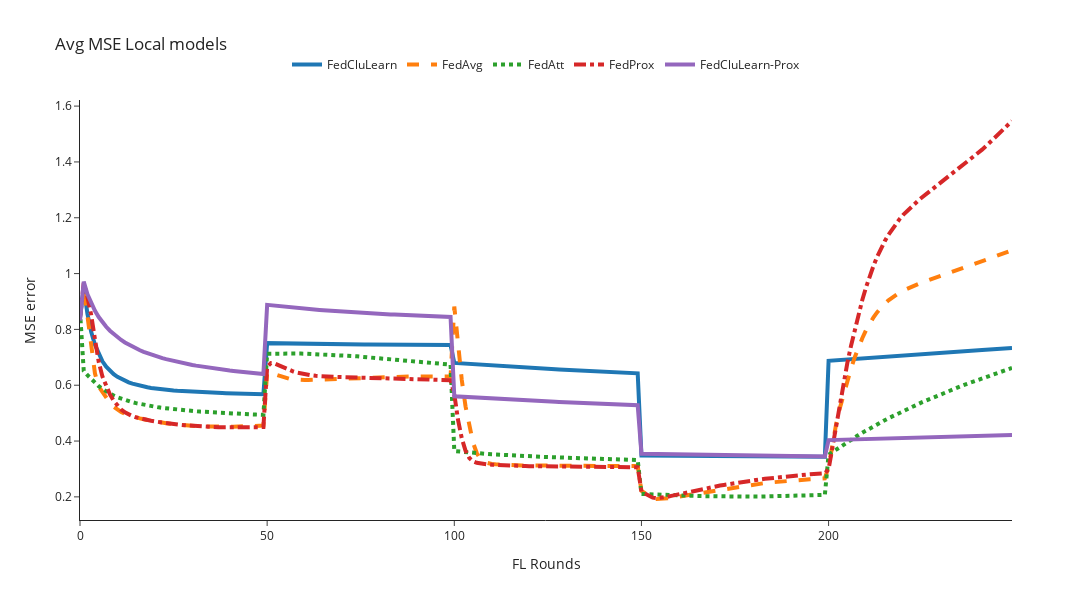

Notebook code cell kept with this figure:
### Code cell
mse_column = 'mse'
n_rounds, y = preprocessing_results(filenames=local_filenames, mse_column=mse_column)
plot_plotly(n_rounds, y, title='Avg MSE Local models', y_axis_title=f'{mse_column.upper()} error', y_axis_max=0.3)

### Figure 1 — Plotly figure (JSON) as saved in the notebook; plotly's stock layout.template omitted (floating-point values rounded to 4 significant figures; data arrays with more than 128 entries replaced by an {"elided": "..."} marker saying what was removed)
{"data": [{"line": {"dash": "solid", "width": 4}, "mode": "lines", "name": "FedCluLearn", "type": "scatter", "x": {"elided": "251 int values"}, "y": {"elided": "250 float values"}}, {"line": {"dash": "dash", "width": 4}, "mode": "lines", "name": "FedAvg", "type": "scatter", "x": {"elided": "251 int values"}, "y": {"elided": "250 float values"}}, {"line": {"dash": "dot", "width": 4}, "mode": "lines", "name": "FedAtt", "type": "scatter", "x": {"elided": "251 int values"}, "y": {"elided": "250 float values"}}, {"line": {"dash": "dashdot", "width": 4}, "mode": "lines", "name": "FedProx", "type": "scatter", "x": {"elided": "251 int values"}, "y": {"elided": "250 float values"}}, {"line": {"dash": "solid", "width": 4}, "mode": "lines", "name": "FedCluLearn-Prox", "type": "scatter", "x": {"elided": "251 int values"}, "y": {"elided": "250 float values"}}], "layout": {"height": 600, "legend": {"orientation": "h", "x": 0.5, "xanchor": "center", "y": 1.05, "yanchor": "bottom"}, "title": {"text": "Avg MSE Local models"}, "width": 1200, "xaxis": {"autorange": true, "range": [0, 249], "title": {"text": "FL Rounds"}, "type": "linear"}, "yaxis": {"autorange": true, "range": [0.1171, 1.622], "title": {"text": "MSE error"}, "type": "linear"}}}
